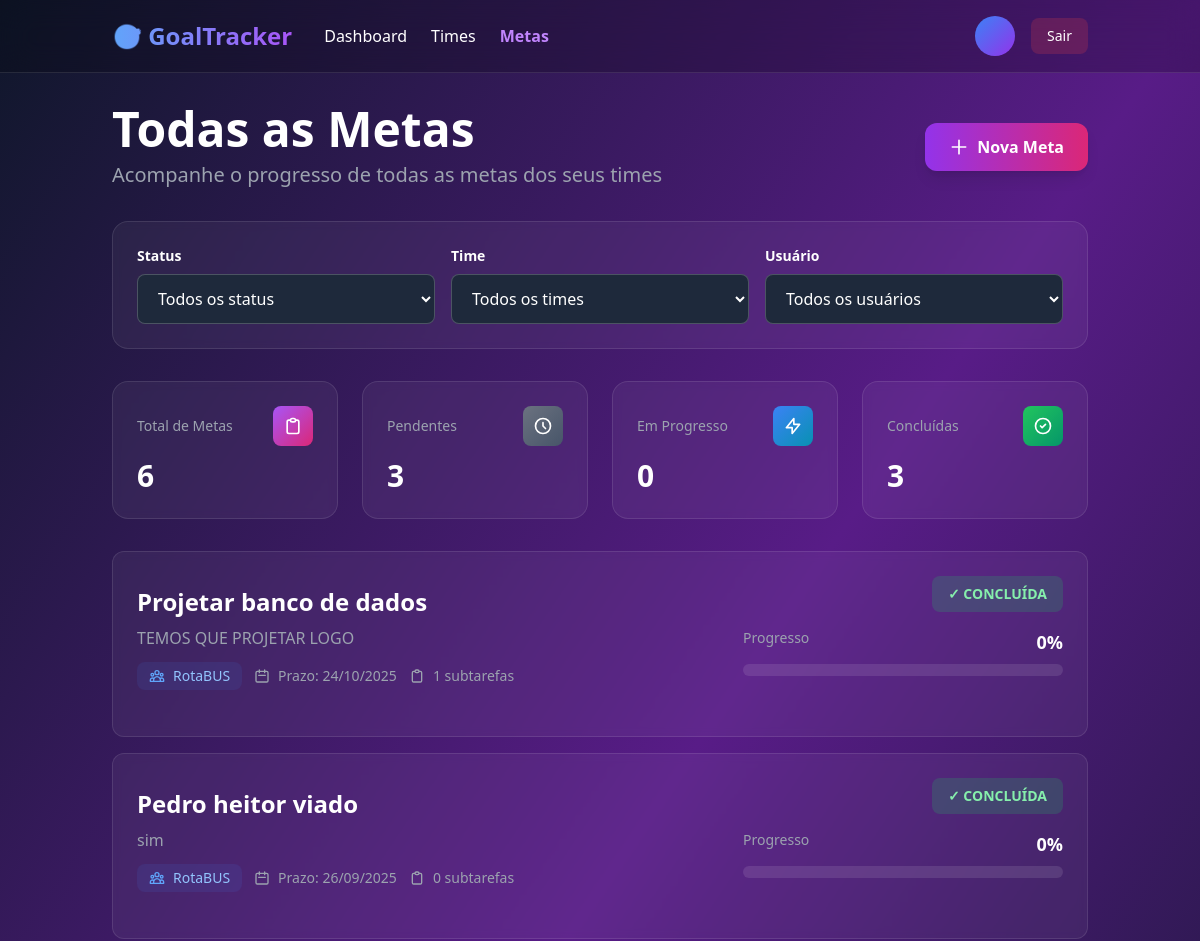
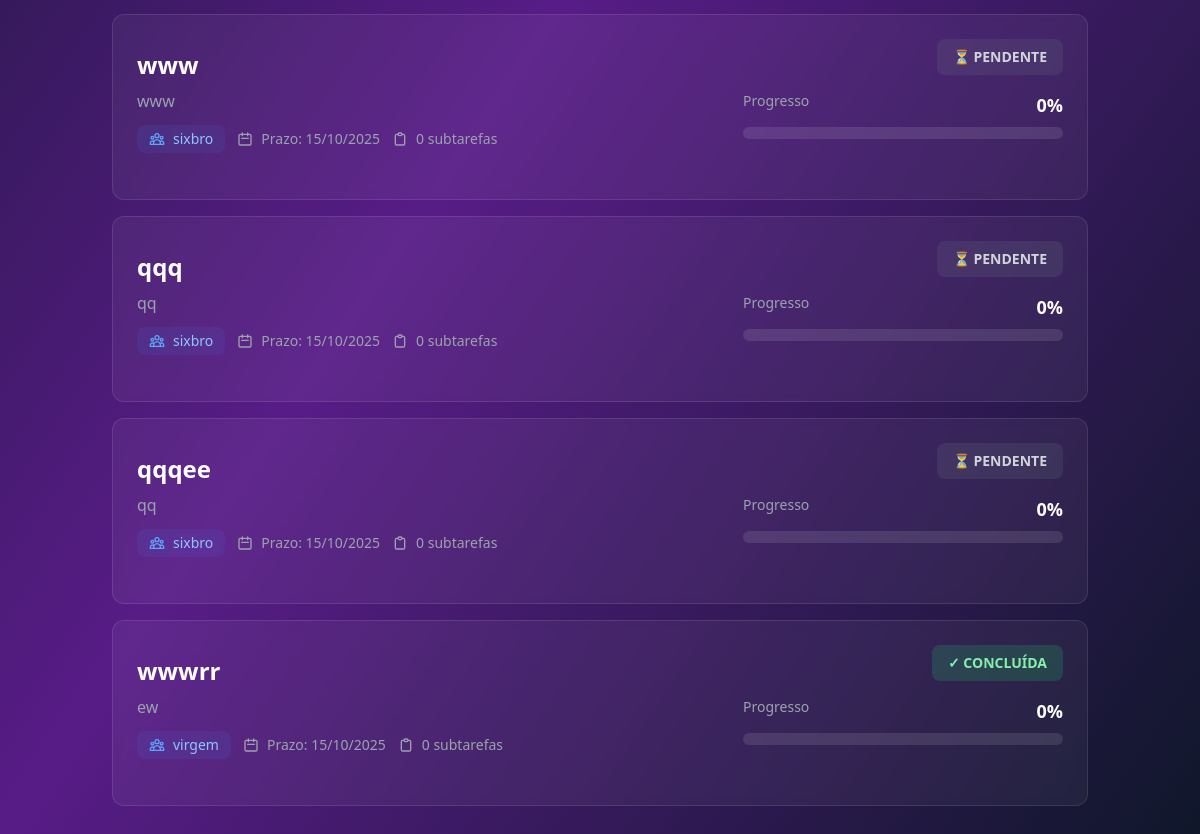
Screenshot of /goals/ with the database file from the repository (2 pictures, top to bottom).
### goals/models.py (models this page shows, shortened)
class Goal(models.Model):
    STATUS_CHOICES = [
        ('pending', 'Pendente'),
        ('in_progress', 'Em Progresso'),
        ('completed', 'Concluída'),
    ]
    team = models.ForeignKey(Team, on_delete=models.CASCADE, related_name="goals")
    title = models.CharField(max_length=150, unique=True)
    description = models.TextField()
    deadline = models.DateField()
    status = models.CharField(max_length=20, choices=STATUS_CHOICES, default="pending")
    created_at = models.DateTimeField(auto_now_add=True)
    updated_at = models.DateTimeField(auto_now=True)
    @property
    def progress(self):
        total = self.subtasks.count()
        if total == 0:
            return 0
        completed = self.subtasks.filter(is_completed=True).count()
        return int((completed / total) * 100)

### teams/models.py (models this page shows, shortened)
class Team(models.Model):
    name = models.CharField(max_length=150)
    description = models.TextField(blank=True)
    owner = models.ForeignKey(CustomUser, on_delete=models.CASCADE, related_name='owned_teams')
    members = models.ManyToManyField(CustomUser, related_name="teams", blank=True)
    created_at = models.DateTimeField(auto_now_add=True)

### goals/views.py (the view)
# urls.py: path("", GoalListView.as_view(), name="goal-list"),
class GoalListView(ListView, LoginRequiredMixin):
    model = Goal
    context_object_name = "goals"
    template_name = "goals/goal_list.html"
    def get_queryset(self):
        queryset = Goal.objects.all()
        status_param = self.request.GET.get("status")
        if status_param:
            queryset = queryset.filter(status=status_param)
        team_param = self.request.GET.get("team")
        if team_param:
            queryset = queryset.filter(team__id=team_param)
        user_param = self.request.GET.get("user")
        if user_param:
            queryset = queryset.filter(contributions__user__id=user_param)
        return queryset
    def get_context_data(self, **kwargs):
        context = super().get_context_data(**kwargs)
        queryset = self.get_queryset()
        context['pending_count'] = queryset.filter(status='pending').count()
        context['in_progress_count'] = queryset.filter(status='in_progress').count()
        context['completed_count'] = queryset.filter(status='completed').count()
        return context

### templates/goals/goal_list.html (shortened to what this page needs)
{% load static %}
<!DOCTYPE html>
<html lang="pt-BR">
<head>
    <script src="https://cdn.tailwindcss.com"></script>
</head>
<body class="bg-gradient-to-br from-slate-900 via-purple-900 to-slate-900 text-white min-h-screen">
    <nav class="bg-black/20 backdrop-blur-lg border-b border-white/10">
        <div class="container mx-auto px-6 py-4">
            <div class="flex justify-between items-center">
                <div class="flex items-center gap-8">
                    <a href="{% url 'core:home' %}" class="text-2xl font-bold bg-gradient-to-r from-blue-400 to-purple-500 bg-clip-text text-transparent">
                    </a>
                    <div class="hidden md:flex gap-6">
                        <a href="{% url 'core:dashboard' %}" class="hover:text-purple-400 transition">Dashboard</a>
                        <a href="{% url 'team-list' %}" class="hover:text-purple-400 transition">Times</a>
                        <a href="{% url 'goal-list' %}" class="text-purple-400 font-semibold">Metas</a>
                    </div>
                </div>
                <div class="flex items-center gap-4">
                    <div class="flex items-center gap-3">
                        {% if user.photo %}
                        <img src="{{ user.photo.url }}" alt="{{ user.username }}" class="w-10 h-10 rounded-full border-2 border-purple-500">
                        {% else %}
                        <div class="w-10 h-10 rounded-full bg-gradient-to-br from-blue-500 to-purple-600 flex items-center justify-center font-bold">
                        </div>
                        {% endif %}
                    </div>
                    <a href="{% url 'logout' %}" class="px-4 py-2 bg-red-500/20 hover:bg-red-500/30 rounded-lg transition text-sm">
                        Sair
                    </a>
                </div>
            </div>
        </div>
    </nav>
    <div class="container mx-auto px-6 py-8">
        <div class="flex flex-col md:flex-row justify-between items-start md:items-center gap-4 mb-8">
            <div>
                <h1 class="text-4xl md:text-5xl font-bold mb-2">Todas as Metas</h1>
                <p class="text-xl text-gray-400">Acompanhe o progresso de todas as metas dos seus times</p>
            </div>
            <a href="{% url 'goal-create' %}" class="px-6 py-3 bg-gradient-to-r from-purple-600 to-pink-600 hover:from-purple-700 hover:to-pink-700 rounded-xl font-semibold transition-all duration-300 hover:scale-105 shadow-lg flex items-center gap-2">
                <svg class="w-5 h-5" fill="none" stroke="currentColor" viewBox="0 0 24 24">
                    <path stroke-linecap="round" stroke-linejoin="round" stroke-width="2" d="M12 4v16m8-8H4"/>
                </svg>
                Nova Meta
            </a>
        </div>
        <div class="bg-white/5 backdrop-blur-sm rounded-2xl p-6 border border-white/10 mb-8">
            <form method="get" class="flex flex-col md:flex-row gap-4">
                <div class="flex-1">
                    <label for="status" class="block text-sm font-semibold mb-2">Status</label>
                    <select
                        name="status"
                        id="status"
                        class="w-full px-4 py-3 bg-slate-800 border border-white/20 rounded-lg focus:outline-none focus:ring-2 focus:ring-purple-500 text-white"
                        onchange="this.form.submit()"
                    >
                        <option value="" class="bg-slate-800 text-white">Todos os status</option>
                    </select>
                </div>
                <div class="flex-1">
                    <label for="team" class="block text-sm font-semibold mb-2">Time</label>
                    <select
                        name="team"
                        id="team"
                        class="w-full px-4 py-3 bg-slate-800 border border-white/20 rounded-lg focus:outline-none focus:ring-2 focus:ring-purple-500 text-white"
                        onchange="this.form.submit()"
                    >
                        <option value="" class="bg-slate-800 text-white">Todos os times</option>
                    </select>
                </div>
                <div class="flex-1">
                    <label for="user" class="block text-sm font-semibold mb-2">Usuário</label>
                    <select
                        name="user"
                        id="user"
                        class="w-full px-4 py-3 bg-slate-800 border border-white/20 rounded-lg focus:outline-none focus:ring-2 focus:ring-purple-500 text-white"
                        onchange="this.form.submit()"
                    >
                        <option value="" class="bg-slate-800 text-white">Todos os usuários</option>
                    </select>
                </div>
            </form>
        </div>
        <div class="grid grid-cols-1 md:grid-cols-4 gap-6 mb-8">
            <div class="bg-white/5 backdrop-blur-sm rounded-2xl p-6 border border-white/10">
                <div class="flex items-center justify-between mb-3">
                    <div class="text-gray-400 text-sm">Total de Metas</div>
                    <div class="w-10 h-10 bg-gradient-to-br from-purple-500 to-pink-600 rounded-lg flex items-center justify-center">
                        <svg class="w-5 h-5" fill="none" stroke="currentColor" viewBox="0 0 24 24">
                            <path stroke-linecap="round" stroke-linejoin="round" stroke-width="2" d="M9 5H7a2 2 0 00-2 2v12a2 2 0 002 2h10a2 2 0 002-2V7a2 2 0 00-2-2h-2M9 5a2 2 0 002 2h2a2 2 0 002-2M9 5a2 2 0 012-2h2a2 2 0 012 2"/>
                        </svg>
                    </div>
                </div>
                <div class="text-3xl font-bold">{{ goals|length }}</div>
            </div>
            <div class="bg-white/5 backdrop-blur-sm rounded-2xl p-6 border border-white/10">
                <div class="flex items-center justify-between mb-3">
                    <div class="text-gray-400 text-sm">Pendentes</div>
                    <div class="w-10 h-10 bg-gradient-to-br from-gray-500 to-slate-600 rounded-lg flex items-center justify-center">
                        <svg class="w-5 h-5" fill="none" stroke="currentColor" viewBox="0 0 24 24">
                            <path stroke-linecap="round" stroke-linejoin="round" stroke-width="2" d="M12 8v4l3 3m6-3a9 9 0 11-18 0 9 9 0 0118 0z"/>
                        </svg>
                    </div>
                </div>
                <div class="text-3xl font-bold">{{ pending_count }}</div>
            </div>
            <div class="bg-white/5 backdrop-blur-sm rounded-2xl p-6 border border-white/10">
                <div class="flex items-center justify-between mb-3">
                    <div class="text-gray-400 text-sm">Em Progresso</div>
                    <div class="w-10 h-10 bg-gradient-to-br from-blue-500 to-cyan-600 rounded-lg flex items-center justify-center">
                        <svg class="w-5 h-5" fill="none" stroke="currentColor" viewBox="0 0 24 24">
                            <path stroke-linecap="round" stroke-linejoin="round" stroke-width="2" d="M13 10V3L4 14h7v7l9-11h-7z"/>
                        </svg>
                    </div>
                </div>
                <div class="text-3xl font-bold">{{ in_progress_count }}</div>
            </div>
            <div class="bg-white/5 backdrop-blur-sm rounded-2xl p-6 border border-white/10">
                <div class="flex items-center justify-between mb-3">
                    <div class="text-gray-400 text-sm">Concluídas</div>
                    <div class="w-10 h-10 bg-gradient-to-br from-green-500 to-emerald-600 rounded-lg flex items-center justify-center">
                        <svg class="w-5 h-5" fill="none" stroke="currentColor" viewBox="0 0 24 24">
                            <path stroke-linecap="round" stroke-linejoin="round" stroke-width="2" d="M9 12l2 2 4-4m6 2a9 9 0 11-18 0 9 9 0 0118 0z"/>
                        </svg>
                    </div>
                </div>
                <div class="text-3xl font-bold">{{ completed_count }}</div>
            </div>
        </div>
        {% if goals %}
        <div class="space-y-4">
            {% for goal in goals %}
            <a href="{% url 'goal-detail' goal.pk %}" class="block bg-white/5 backdrop-blur-sm rounded-xl p-6 border border-white/10 hover:bg-white/10 transition-all duration-300 hover:scale-[1.01] group">
                <div class="flex flex-col lg:flex-row lg:items-center justify-between gap-4">
                    <div class="flex-1">
                        <div class="flex items-start justify-between mb-3">
                            <div class="flex-1">
                                <h3 class="text-2xl font-bold mb-2 group-hover:text-purple-400 transition">
                                    {{ goal.title }}
                                </h3>
                                <p class="text-gray-400 mb-3">{{ goal.description|truncatewords:25 }}</p>
                                <div class="flex flex-wrap items-center gap-3 text-sm">
                                    <div class="flex items-center gap-2 px-3 py-1 bg-blue-500/10 rounded-lg">
                                        <span class="text-blue-300">{{ goal.team.name }}</span>
                                    </div>
                                    <div class="flex items-center gap-2 text-gray-400">
                                        <svg class="w-4 h-4" fill="none" stroke="currentColor" viewBox="0 0 24 24">
                                            <path stroke-linecap="round" stroke-linejoin="round" stroke-width="2" d="M8 7V3m8 4V3m-9 8h10M5 21h14a2 2 0 002-2V7a2 2 0 00-2-2H5a2 2 0 00-2 2v12a2 2 0 002 2z"/>
                                        </svg>
                                        <span>Prazo: {{ goal.deadline|date:"d/m/Y" }}</span>
                                    </div>
                                    <div class="flex items-center gap-2 text-gray-400">
                                        <svg class="w-4 h-4" fill="none" stroke="currentColor" viewBox="0 0 24 24">
                                            <path stroke-linecap="round" stroke-linejoin="round" stroke-width="2" d="M9 5H7a2 2 0 00-2 2v12a2 2 0 002 2h10a2 2 0 002-2V7a2 2 0 00-2-2h-2M9 5a2 2 0 002 2h2a2 2 0 002-2M9 5a2 2 0 012-2h2a2 2 0 012 2"/>
                                        </svg>
                                        <span>{{ goal.subtasks.count }} subtarefas</span>
                                    </div>
                                </div>
                            </div>
                        </div>
                    </div>
                    <div class="lg:w-80 flex flex-col gap-4">
                        <div class="flex justify-end">
                            {% if goal.status == 'completed' %}
                            <span class="px-4 py-2 bg-green-500/20 text-green-300 rounded-lg text-sm font-semibold">
                                ✓ CONCLUÍDA
                            </span>
                            {% elif goal.status == 'in_progress' %}
                            <span class="px-4 py-2 bg-blue-500/20 text-blue-300 rounded-lg text-sm font-semibold">
                                ⚡ EM PROGRESSO
                            </span>
                            {% else %}
                            <span class="px-4 py-2 bg-gray-500/20 text-gray-300 rounded-lg text-sm font-semibold">
                                ⏳ PENDENTE
                            </span>
                            {% endif %}
                        </div>
                        <div>
                            <div class="flex justify-between text-sm mb-2">
                                <span class="text-gray-400">Progresso</span>
                                <span class="font-bold text-lg">{{ goal.progress }}%</span>
                            </div>
                            <div class="w-full bg-white/10 rounded-full h-3 overflow-hidden">
                            </div>
                        </div>
                    </div>
                </div>
            </a>
            {% endfor %}
        </div>
        {% endif %}
    </div>
</body>
</html>

### rows the page displays
Goal: title "Projetar banco de dados", description "TEMOS QUE PROJETAR LOGO", team.name "RotaBUS", deadline "24/10/2025", subtasks.count "1", status "✓ CONCLUÍDA", progress "0"
Goal: title "Pedro heitor viado", description "sim", team.name "RotaBUS", deadline "26/09/2025", subtasks.count "0", status "✓ CONCLUÍDA", progress "0"
Goal: title "www", description "www", team.name "sixbro", deadline "15/10/2025", subtasks.count "0", status "⏳ PENDENTE", progress "0"
Goal: title "qqq", description "qq", team.name "sixbro", deadline "15/10/2025", subtasks.count "0", status "⏳ PENDENTE", progress "0"
Goal: title "qqqee", description "qq", team.name "sixbro", deadline "15/10/2025", subtasks.count "0", status "⏳ PENDENTE", progress "0"
Goal: title "wwwrr", description "ew", team.name "virgem", deadline "15/10/2025", subtasks.count "0", status "✓ CONCLUÍDA", progress "0"

### other values shown
{{ goals|length }} "6"
{{ pending_count }} "3"
{{ in_progress_count }} "0"
{{ completed_count }} "3"
